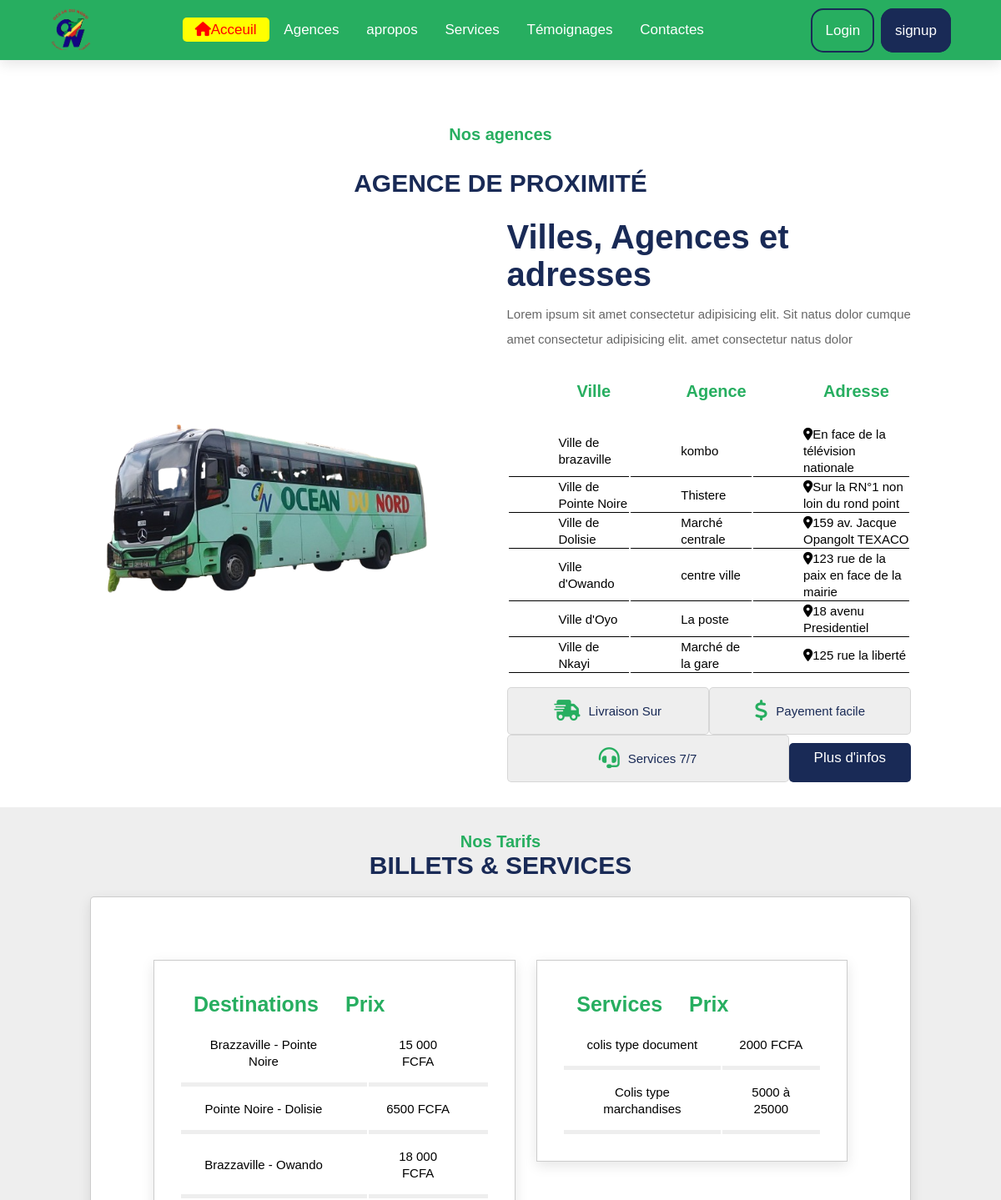
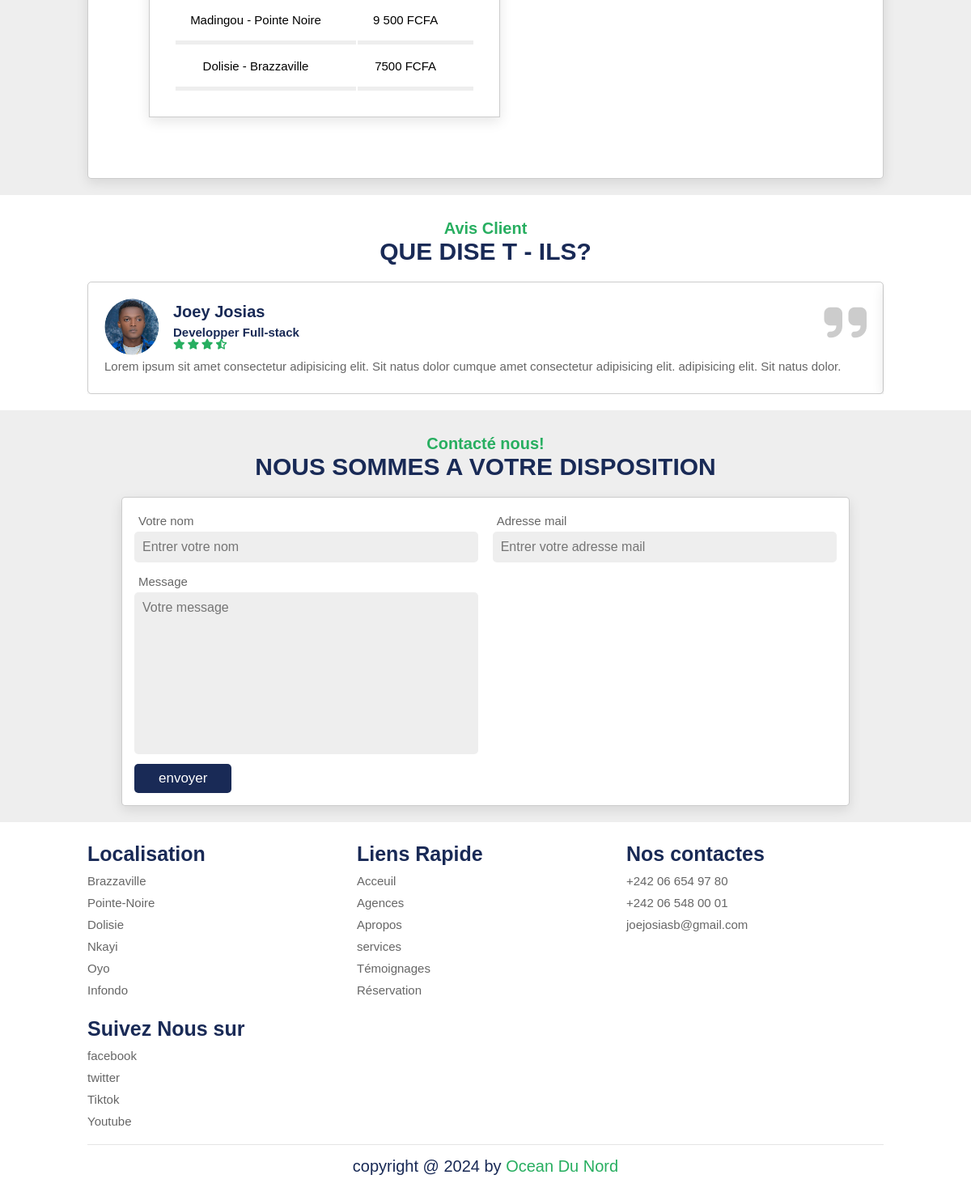
The page /agences/ on the database its author committed (2 pictures, top to bottom).
### app/models.py (models this page shows, shortened)
class Logo(models.Model):
    nom = models.CharField(max_length=70)
    image = models.ImageField()

class Apropos(models.Model):
    nom = models.CharField(max_length=200)
    fonction = models.CharField(max_length=200)
    description = models.CharField(max_length=200)
    image = models.ImageField()

class Agence(models.Model):
    ville = models.CharField(max_length=200)
    agence = models.CharField(max_length=200)
    adresse= models.CharField(max_length=200)
    image = models.ImageField(null=True)

class Tarif(models.Model):
    trajet = models.CharField(max_length=200)
    prix = models.CharField(max_length=70)

class AvisClient(models.Model):
    client = models.CharField(max_length=200)
    status = models.CharField(max_length=200, null=True)
    avis = models.CharField(max_length=400)
    image = models.ImageField()

### app/views.py (the view)
# urls.py: path("agences/", views.agences, name="agences"),
def agences(request):
    Apropos_details = Apropos.objects.all()
    clients = AvisClient.objects.all()
    trajets = Tarif.objects.all()
    bannier_images = Bannier.objects.all()
    agences = Agence.objects.all()
    logo_images = Logo.objects.all()
    context = {
        'company': Apropos_details,
        'avis': clients,
        'destinations': trajets,
        'banniers': bannier_images,
        'ville_agences':  agences,
        'logo_images': logo_images,
    }
    return render(request, "app/agences.html", context )

### app/templates/app/agences.html (shortened to what this page needs)
{% extends 'base.html' %}
{% block content %}
{% load static %}
    <section class="about" id="adout" style="margin-top: 10rem;">
        <h3 class="sub-heading" style="padding: 3rem;">Nos agences</h3>
        <H1 class="heading">Agence de proximité</H1>
        <div class="row">
            {% for image in company %}
            <div class="image">
                <img src="{{image.image.url}}" alt="">
            </div>
            {% endfor %}
            <div class="content">
                <h3>Villes, Agences et adresses</h3>
                <p>Lorem ipsum sit amet consectetur adipisicing elit. Sit natus dolor cumque amet consectetur adipisicing elit.
                amet consectetur natus dolor </p>
                <div class="box-container">
                    <div class="inputBox" style="line-height: 1.5rem;">
                        <table>
                            <thead>
                                <tr>
                                    <th>Ville</th>
                                    <th>Agence</th>
                                    <th>Adresse</th>
                                </tr>
                            </thead>
                            <tbody>
                                {% for image in ville_agences %}
                                <tr>
                                    <td style="line-height: 2rem;">{{image.ville}}</td>
                                    <td style="line-height: 2rem;">{{image.agence}}</td>
                                    <td style="line-height: 2rem;"><i class="fa-solid fa-location-dot"></i>{{image.adresse}}</td>
                                </tr>
                                {% endfor %}
                            </tbody>
                        </table>
                    </div>
                </div>
                <div class="icons-container">
                    <div class="icons">
                        <i class="fas fa-shipping-fast"></i>
                        <span>Livraison Sur</span>
                    </div>
                    <div class="icons">
                        <i class="fas fa-dollar-sign"></i>
                        <span>Payement facile</span>
                    </div>
                    <div class="icons">
                        <i class="fas fa-headset"></i>
                        <span>Services 7/7</span>
                    </div>
                    <a href="#" class="btn">Plus d'infos</a>
                </div>
            </div>
        </div>
    </section>
    <section class="table" id="table">
        <h3 class="sub-heading">Nos Tarifs</h3>
        <H1 class="heading">Billets & Services</H1>
        <div class="box-container">
            <div class="inputBox">
                <table>
                    <thead>
                        <tr>
                            <th>Destinations</th>
                            <th>Prix</th>
                        </tr>
                    </thead>
                    <tbody>
                        {% for items in destinations %}
                        <tr>
                            <td style="padding-right: 4rem;">{{items.trajet}}</td>
                            <td style="padding-right: 4rem;">{{items.prix}}</td>
                        </tr>
                        {% endfor %}
                    </tbody>
                </table>
            </div>
            <div class="inputBox">
                <table>
                    <thead>
                        <tr>
                            <th>Services</th>
                            <th>Prix</th>
                        </tr>
                    </thead>
                    <tbody>
                        <tr>
                            <td>colis type document</td>
                            <td>2000 FCFA</td>
                        </tr>
                        <tr>
                            <td>Colis type marchandises</td>
                            <td>5000 à 25000</td>
                        </tr>
                    </tbody>
                </table>
    </section>
    <section class="review" id="review">
        <h3 class="sub-heading">Avis Client</h3>
        <H1 class="heading">Que dise t - ils?</H1>
        <div class="swiper review-slider myNewSwiper">
            <div class="swiper-wrapper wrapper">
                {% for image in avis %}
                <div class="swiper-slide slide">
                    <i class="fas fa-quote-right"></i>
                    <div class="user">
                        <img src="{{image.image.url}}" alt="">
                        <div class="user-info">
                            <h3>{{image.client}}</h3>
                            <h4>{{image.status}}</h4>
                            <div class="stars">
                                <i class="fas fa-star"></i>
                                <i class="fas fa-star"></i>
                                <i class="fas fa-star"></i>
                                <i class="fas fa-star-half-alt"></i>
                            </div>
                        </div>
                    </div>
                    <p>{{image.avis}}</p>
                </div>
                {% endfor %}
            </div>
        </div>
    </section>
    <section class="order" id="contactes">
        <h3 class="sub-heading">Contacté nous!</h3>
        <H1 class="heading">Nous sommes a votre disposition</H1>
        <form method="POST" action="/">
            <div class="inputBox">
                <div class="input">
                    <span>Votre nom</span>
                    <input type="text" placeholder="Entrer votre nom" name="" id="">
                </div>
                <div class="input">
                    <span>Adresse mail</span>
                    <input type="mail" placeholder="Entrer votre adresse mail" name="" id="">
                </div>
            </div>
            <div class="inputBox">
                <div class="input">
                    <span>Message</span>
                    <textarea name="" placeholder="Votre message" id="" cols="30" rows="10"></textarea>
                </div>
            </div>
            <input type="submit" value="envoyer" class="btn">
        </form>
    </section>
    {% endblock content %}

### app/templates/base.html (shortened to what this page needs)
{% load static %}
<!DOCTYPE html>
<html lang="en">
<head>
    <link rel="stylesheet" href="https://cdn.jsdelivr.net/npm/swiper@11/swiper-bundle.min.css"/>
    <link rel="stylesheet" href="https://cdnjs.cloudflare.com/ajax/libs/font-awesome/6.5.1/css/all.min.css">
    <link rel="stylesheet" href="{% static 'app/css/style.css' %}">
</head>
{% include 'includes/navbar.html' %}
{% block content %}
{% endblock content %}
{% include 'includes/footer.html'%}
</body>
</html>

### app/templates/includes/navbar.html (shortened to what this page needs)
    <header>
        {% for image in logo_images %}
        <a href="#" class="logo">
            <img src="{{image.image.url}}" alt="">
        </a>
        {% endfor %}
        <nav class="navbar">
            <a class="active" href="#home"><i class="fas fa-home"></i>Acceuil</a>
            <a href="#dishes">Agences</a>
            <a href="#about">apropos</a>
            <a href="#table">Services</a>
            <a href="#review">Témoignages</a>
            <a href="#contactes">Contactes</a>
        </nav>
        <div class="icons">
            {% if user.is_authenticated %}
            <a href="/signout" class ="default-button" style="background-color: #192a56; border: 2px solid #192a56; border-radius: 15px; color: white; padding: 15px;">Logout</a>
            <a href="#" class ="default-button" style="background-color: #27ae60; color: white; padding: 15px;">{{fname}}</a>
            {% else %}
            <a href="{% url 'signin' %}" class ="warning-button" style="background-color: #27ae60; border: 2px solid #192a56; border-radius: 15px; color: white; padding: 15px;">Login</a>
            <a href="{% url 'signup' %}" class ="default-button" style="background-color: #192a56; border: 2px solid #192a56; border-radius: 15px; color: white; padding: 15px;">signup</a>
            {% endif %}
        </div>
    </header>

### app/templates/includes/footer.html
    <section class="footer" id="footer">
        <div class="box-container">
            <div class="box">
                <h3>Localisation</h3>
                <a href="#">Brazzaville</a>
                <a href="#">Pointe-Noire</a>
                <a href="#">Dolisie</a>
                <a href="#">Nkayi</a>
                <a href="#">Oyo</a>
                <a href="#">Infondo</a>
            </div>
            <div class="box">
                <h3>Liens Rapide</h3>
                <a class="active" href="#home">Acceuil</a>
                <a href="#dishes">Agences</a>
                <a href="#about">Apropos</a>
                <a href="#menu">services</a>
                <a href="#review">Témoignages</a>
                <a href="#order">Réservation</a>
            </div>
            <div class="box">
                <h3>Nos contactes</h3>
                <a href="tel:">+242 06 654 97 80</a>
                <a href="#">+242 06 548 00 01</a>
                <a href="mailto:">joejosiasb@gmail.com</a>
            </div>
            <div class="box">
                <h3>Suivez Nous sur</h3>
                <a href="#">facebook</a>
                <a href="#">twitter</a>
                <a href="#">Tiktok</a>
                <a href="#">Youtube</a>
            </div>
        </div>
        <div class="credit">copyright @ {% now 'Y' %} by <span>Ocean Du Nord</span></div>
    </section>

### rows shown on the page
Logo: image (picture)
Apropos: image (picture)
Agence: ville "Ville de brazaville", agence "kombo", adresse "En face de la télévision nationale"
Agence: ville "Ville de Pointe Noire", agence "Thistere", adresse "Sur la RN°1 non loin du rond point"
Agence: ville "Ville de Dolisie", agence "Marché centrale", adresse "159 av. Jacque Opangolt TEXACO"
Agence: ville "Ville d'Owando", agence "centre ville", adresse "123 rue de la paix en face de la mairie"
Agence: ville "Ville d'Oyo", agence "La poste", adresse "18 avenu Presidentiel"
Agence: ville "Ville de Nkayi", agence "Marché de la gare", adresse "125 rue la liberté"
Tarif: trajet "Brazzaville - Pointe Noire", prix "15 000 FCFA"
Tarif: trajet "Pointe Noire - Dolisie", prix "6500 FCFA"
Tarif: trajet "Brazzaville - Owando", prix "18 000 FCFA"
Tarif: trajet "Madingou - Pointe Noire", prix "9 500 FCFA"
Tarif: trajet "Dolisie - Brazzaville", prix "7500 FCFA"
AvisClient: image (picture), client "Joey Josias", status "Developper Full-stack", avis "Lorem ipsum sit amet consectetur adipisicing elit. Sit natus dolor cumque amet consectetur adipisicing elit. adipisicing elit. Sit natus dolor."
